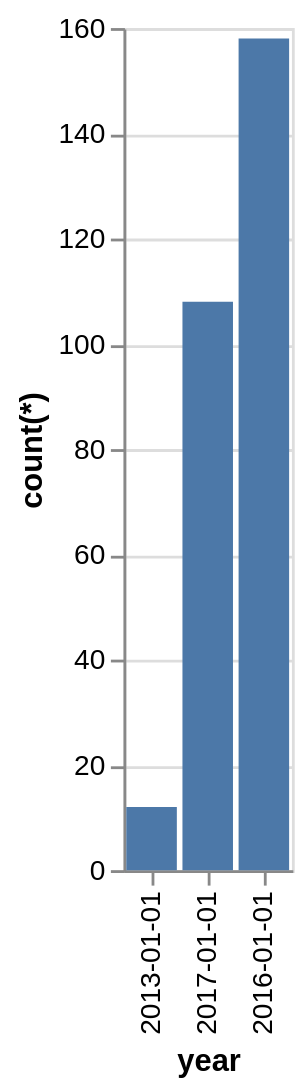

Source (Vega-Lite JSON):
### Vega-Lite specification from a JSON file in a GitHub repository (floating-point values rounded to 4 significant figures)
{"data": {"values": [{"x_data": "2013-01-01", "y_data": 12}, {"x_data": "2017-01-01", "y_data": 108}, {"x_data": "2016-01-01", "y_data": 158}]}, "mark": "bar", "encoding": {"x": {"field": "x_data", "type": "nominal", "title": "year", "sort": {"op": "sum", "field": "y_data", "order": "ascending"}}, "y": {"field": "y_data", "type": "quantitative", "title": "count(*)"}}}
